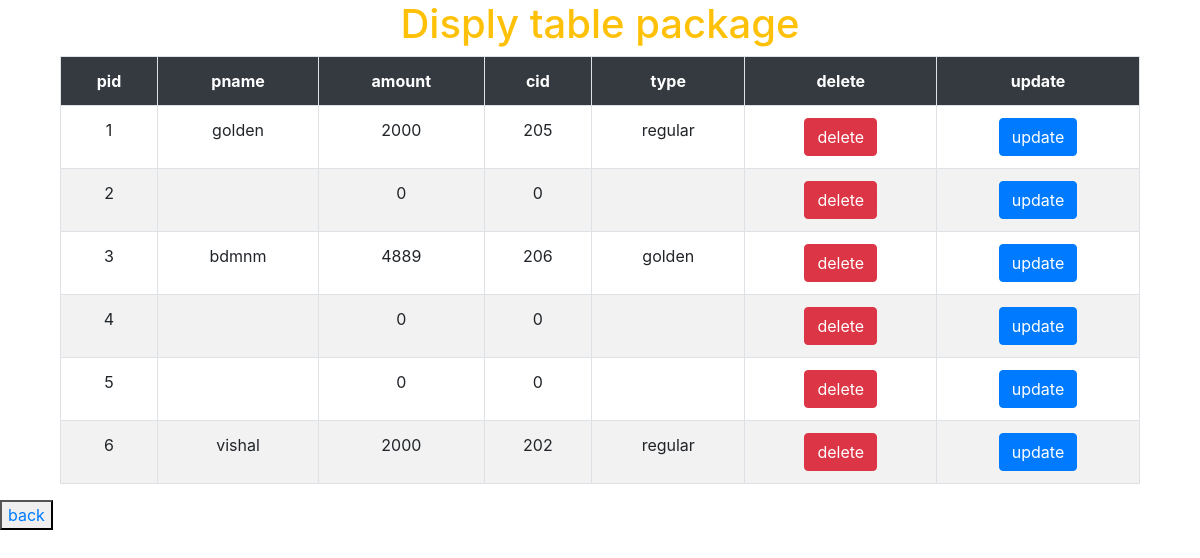
The app's page /package/display.php with its own data.
### tables this page shows
CREATE TABLE `package` (
  `pid` int(11) NOT NULL,
  `pname` varchar(55) DEFAULT NULL,
  `amount` int(11) DEFAULT NULL,
  `cid` int(11) DEFAULT NULL,
  `type` varchar(30) DEFAULT NULL
);

### package/display.php (the view, shortened to what this page needs)
<!DOCTYPE html>
<html lang="en">
<head>
<link rel="stylesheet" href="https://maxcdn.bootstrapcdn.com/bootstrap/4.3.1/css/bootstrap.min.css">
</head>
<body>
<div class="container">
<div class="col-lg-12">
<h1 class="text-warning text-center"> Disply table package</h1>
<table class="table table-striped table-hover table-bordered">
<tr class="bg-dark text-white text-center">
<th>pid</th>
<th>pname</th>
<th>amount</th>
<th>cid</th>
<th>type</th>
<th>delete</th>
<th>update</th>
</tr>
<?php
$q="SELECT * FROM `package`";
$query=mysqli_query($con,$q);
while($res=mysqli_fetch_array($query)){
?>
<tr class="text-center">
<td><?php echo $res['pid']; ?></td>
<td><?php echo $res['pname']; ?> </td>
<td><?php echo $res['amount']; ?></td>
<td><?php echo $res['cid'];?></td>
<td><?php echo $res['type'];?></td>
<td><button class="btn-danger btn"> <a href="delete.php? id=<?php echo $res['pid']; ?>" class="text-white"> delete</a></button> </td>
<td><button class="btn-primary btn"> <a href="update.php?id=<?php echo $res['pid'];?>" class="text-white">update</a></button> </td>
</tr>
<?php
}
?>
</table>
</div>
</div>
<button type="back" name="back" ><a href="http://localhost/project/login_system/home.php">back</button><br><br>
</body>
</body>
</html>

### records on screen
package: pid "1", pname "golden", amount "2000", cid "205", type "regular"
package: pid "2", amount "0", cid "0"
package: pid "3", pname "bdmnm", amount "4889", cid "206", type "golden"
package: pid "4", amount "0", cid "0"
package: pid "5", amount "0", cid "0"
package: pid "6", pname "vishal", amount "2000", cid "202", type "regular"
